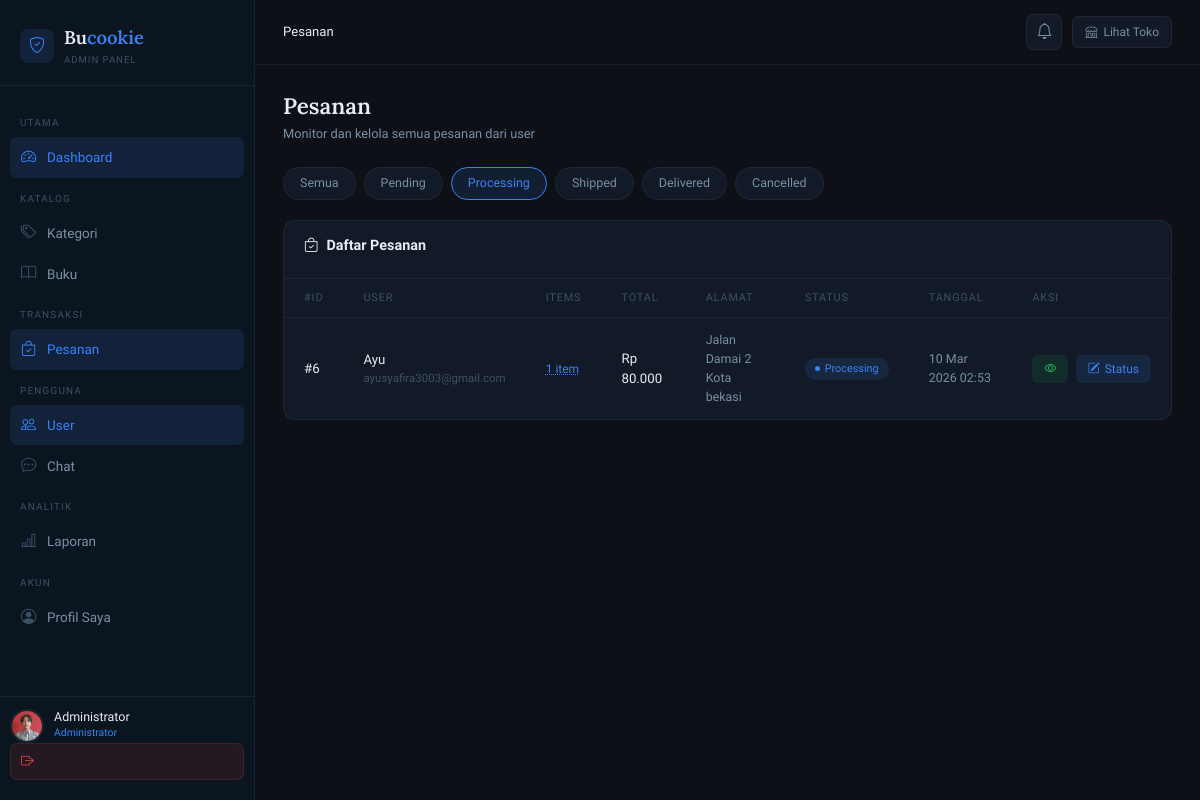
Page /admin/orders/index.php?status=processing (signed in) on the earlier database version.
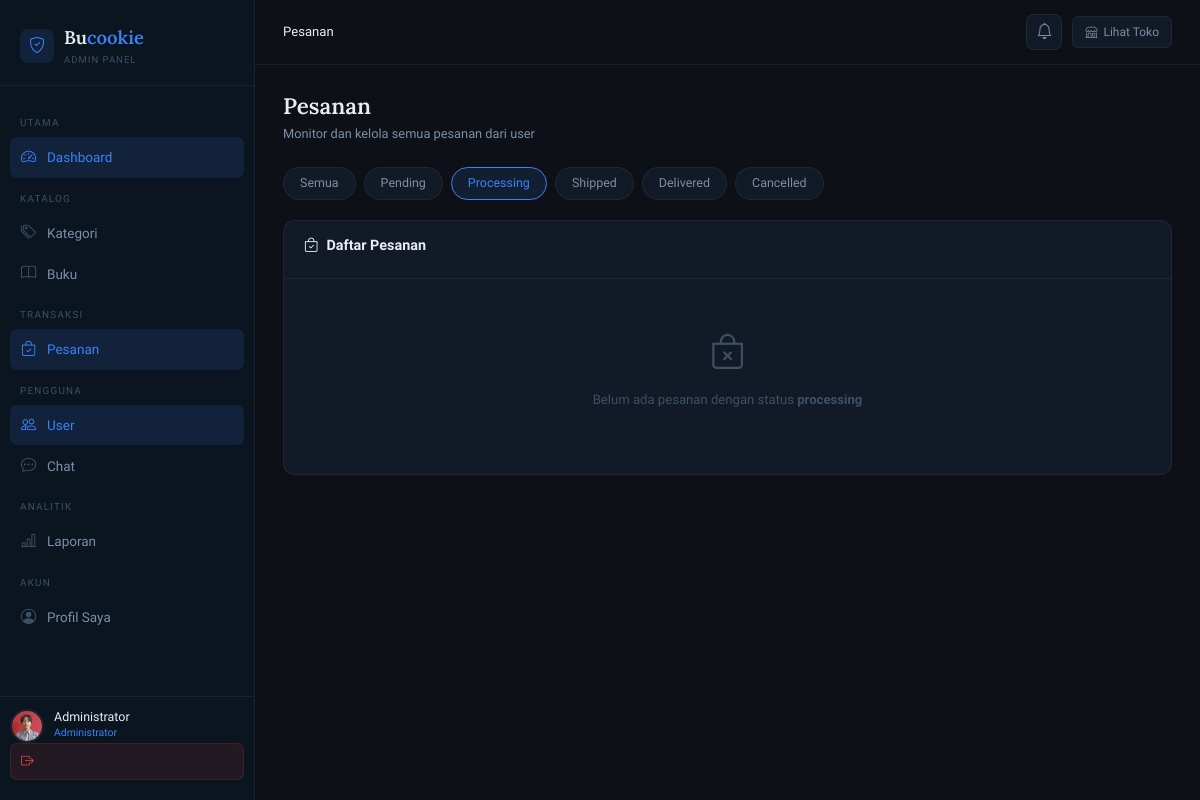
Same page on the later database version.
### tables this page shows
CREATE TABLE `orders` (
  `id` int(11) NOT NULL,
  `user_id` int(11) NOT NULL,
  `total_price` decimal(10,2) NOT NULL,
  `shipping_address` text NOT NULL,
  `status` enum('pending','processing','shipped','delivered','cancelled') NOT NULL DEFAULT 'pending',
  `expedition` varchar(50) DEFAULT NULL,
  `tracking_number` varchar(100) DEFAULT NULL,
  `payment_method` enum('payment_at_delivery') DEFAULT 'payment_at_delivery',
  `created_at` timestamp NOT NULL DEFAULT current_timestamp(),
  `updated_at` timestamp NOT NULL DEFAULT current_timestamp() ON UPDATE current_timestamp()
);

CREATE TABLE `users` (
  `id` int(11) NOT NULL,
  `name` varchar(100) NOT NULL,
  `email` varchar(100) NOT NULL,
  `password` varchar(255) NOT NULL,
  `phone` varchar(20) DEFAULT NULL,
  `address` text DEFAULT NULL,
  `avatar` varchar(255) DEFAULT NULL,
  `role` enum('admin','user') NOT NULL DEFAULT 'user',
  `reset_token` varchar(255) DEFAULT NULL,
  `reset_expired` datetime DEFAULT NULL,
  `created_at` timestamp NOT NULL DEFAULT current_timestamp()
);

### admin/orders/index.php (the view, shortened to what this page needs)
<?php
$status = $_GET['status'] ?? '';
require_once __DIR__ . '/../../admin/includes/header.php';
$allowed_statuses = ['pending','processing','shipped','delivered','cancelled'];
$where = '';
if ($status && in_array($status, $allowed_statuses)) {
    $s     = $conn->real_escape_string($status);
    $where = "WHERE o.status = '$s'";
}
$orders_query = $conn->query("
    SELECT o.*, u.name AS user_name, u.email AS user_email,
           COUNT(oi.id) AS total_items
    FROM orders o
    JOIN users u ON o.user_id = u.id
    LEFT JOIN order_items oi ON oi.order_id = o.id
    $where
    GROUP BY o.id
    ORDER BY o.created_at DESC
");
?>
<div class="page-header">
    <h1>Pesanan</h1>
    <p>Monitor dan kelola semua pesanan dari user</p>
</div>
<div style="display:flex;gap:8px;flex-wrap:wrap;margin-bottom:20px">
    <a href="<?= BASE_URL ?>admin/orders/index.php"
       style="padding:6px 16px;border-radius:999px;border:1px solid var(--border);background:<?= !$status ? 'var(--accent-soft)' : 'var(--bg-card)' ?>;color:<?= !$status ? 'var(--accent)' : 'var(--text-secondary)' ?>;font-size:.78rem;text-decoration:none">
       Semua
    </a>
    <?php foreach ($allowed_statuses as $s): ?>
    <a href="<?= BASE_URL ?>admin/orders/index.php?status=<?= $s ?>"
       style="padding:6px 16px;border-radius:999px;border:1px solid <?= $status===$s ? 'var(--accent)' : 'var(--border)' ?>;background:<?= $status===$s ? 'var(--accent-soft)' : 'var(--bg-card)' ?>;color:<?= $status===$s ? 'var(--accent)' : 'var(--text-secondary)' ?>;font-size:.78rem;text-decoration:none">
        <?= ucfirst($s) ?>
    </a>
    <?php endforeach; ?>
</div>
<div class="table-card">
    <div class="table-card-header">
        <h2><i class="bi bi-bag-check me-2"></i>Daftar Pesanan</h2>
    </div>
    <div class="table-responsive">
        <?php if ($orders_query->num_rows === 0): ?>
            <div class="empty-state">
                <i class="bi bi-bag-x"></i>
                <p>Belum ada pesanan<?= $status ? " dengan status <b>$status</b>" : '' ?></p>
            </div>
        <?php else: ?>
        <table>
            <thead>
                <tr>
                    <th>#ID</th>
                    <th>User</th>
                    <th>Items</th>
                    <th>Total</th>
                    <th>Alamat</th>
                    <th>Status</th>
                    <th>Tanggal</th>
                    <th>Aksi</th>
                </tr>
            </thead>
            <tbody>
                <?php while ($order = $orders_query->fetch_assoc()):
                    $isLocked = in_array($order['status'], ['delivered', 'cancelled']);
                ?>
                <tr>
                    <td class="td-bold">#<?= $order['id'] ?></td>
                    <td>
                        <div style="font-size:.83rem;font-weight:500;color:var(--text-primary)"><?= htmlspecialchars($order['user_name']) ?></div>
                        <div style="font-size:.72rem;color:var(--text-muted)"><?= htmlspecialchars($order['user_email']) ?></div>
                    </td>
                    <td>
                        <button onclick="openDetail(<?= $order['id'] ?>)" style="background:none;border:none;cursor:pointer;display:flex;align-items:center;gap:6px;padding:0">
                            <span style="font-size:.75rem;color:var(--accent);text-decoration:underline dotted"><?= $order['total_items'] ?> item</span>
                        </button>
                    </td>
                    <td class="td-bold">Rp <?= number_format($order['total_price'], 0, ',', '.') ?></td>
                    <td style="max-width:150px;font-size:.78rem"><?= htmlspecialchars($order['shipping_address']) ?></td>
                    <td><span class="badge-status badge-<?= $order['status'] ?>"><?= ucfirst($order['status']) ?></span></td>
                    <td style="font-size:.78rem"><?= date('d M Y H:i', strtotime($order['created_at'])) ?></td>
                    <td style="white-space:nowrap">
                        <button class="btn-action btn-view" onclick="openDetail(<?= $order['id'] ?>)">
                            <i class="bi bi-eye"></i>
                        </button>
                        <button class="btn-action btn-edit ms-1"
                                onclick="openModal(<?= $order['id'] ?>, '<?= $order['status'] ?>')"
                                <?= $isLocked ? 'disabled style="opacity:.35;cursor:not-allowed"' : '' ?>>
                            <i class="bi bi-pencil-square"></i> Status
                        </button>
                    </td>
                </tr>
                <?php endwhile; ?>
            </tbody>
        </table>
        <?php endif; ?>
    </div>
</div>
<?php
require_once __DIR__ . '/../../admin/includes/footer.php';
?>

Differences in the rows shown:
no longer on this page (row edited): orders: id "6", user.name "Ayu", user.email "ayusyafira3003@gmail.com", total_items "1", total_price "80.000", shipping_address "Jalan Damai 2 Kota bekasi", status "Processing", created_at "10 Mar 2026 02:53"
Other differences:
$status: (not shown) → "processing"
text no longer shown: "#ID USER ITEMS TOTAL ALAMAT STATUS TANGGAL AKSI"
text now shown: "Belum ada pesanan dengan status"
